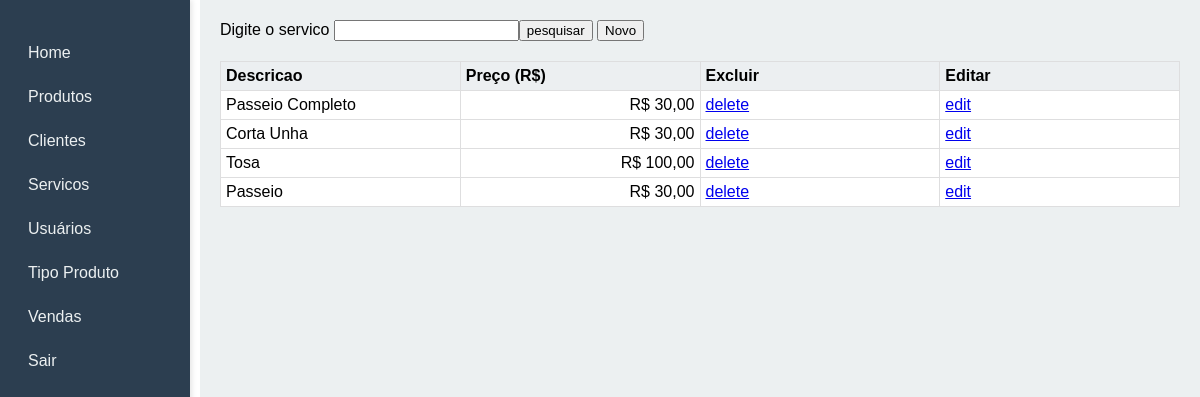
Page /servicos (signed in) on the committed database.
### models/servico_model.py (models this page shows, shortened)
class Servico(Base):
    __tablename__ = 'servico'
    id = Column(Integer, primary_key=True, autoincrement=True)
    nome = Column(String, nullable=False)
    preco = Column(Float, nullable=False)

### controllers/servicos_controller.py (the view)
@app.route('/servicos', methods=['GET'])
@login_required
def servicos_list():
    db = SessionLocal()
    servicos = db.query(Servico).all()
    return render_template("servicos.html", servicos=servicos)

### main.py (called while the page is built)
@login_magengemnt.user_loader
def load_user(user_id):
    db  = SessionLocal()
    return db.query(User).get(user_id)

### templates/servicos.html (shortened to what this page needs)
{% extends "layout.html" %}
{% block pesquisa %}
    <form action="{{ url_for('servicos_searchs') }}" method="post">
<div>
    <label for="pesquisar">Digite o servico</label>
    <input type="Text" name="servicoNome"><input type="submit" value="pesquisar" name="button"/>
    <input type="button" value="Novo" name="button" onclick="chamarNovo()"/>
</div>
    </form>
{% endblock %}
{% block resultado %}
<table  style="border-style: solid; margin-top: 20px ">
        <thead >
        <tr>
            <th>Descricao</th>
            <th>Preço (R$) </th>
            <th>Excluir</th>
            <th>Editar</th>
        </tr>
        </thead>
        <tbody>
        {%  for servico in servicos %}
        <tr>
            <td> {{servico.nome}} </td>
            <td style="text-align: right"> {{ "R$ {:,.2f}".format(servico.preco).replace(",", "X").replace(".", ",").replace("X", ".")  }} </td>
            <td> <a href="{{ url_for('servico_delete', id=servico.id)  }}"> delete </a></td>
            <td>  <a href="{{ url_for('servico_editar', id=servico.id)  }}"> edit </a> </td>
        </tr>
        {% endfor %}
        </tbody>
</table>
{% endblock %}

### static/site.css (style rules this page uses)
.table_component table { border: 1px solid #dededf; height: 100%; width: 100%; table-layout: fixed; border-collapse: collapse; border-spacing: 1px; text-align: left; }
.table_component th { border: 1px solid #dededf; background-color: #eceff1; color: #000000; padding: 5px; }
.table_component td { border: 1px solid #dededf; background-color: #ffffff; color: #000000; padding: 5px; }
body { margin: 0; padding: 0; font-family: Arial, sans-serif; display: flex; min-height: 100vh; }

### rows in the picture
Servico: nome "Passeio Completo", preco "R$ 30,00"
Servico: nome "Corta Unha", preco "R$ 30,00"
Servico: nome "Tosa", preco "R$ 100,00"
Servico: nome "Passeio", preco "R$ 30,00"
